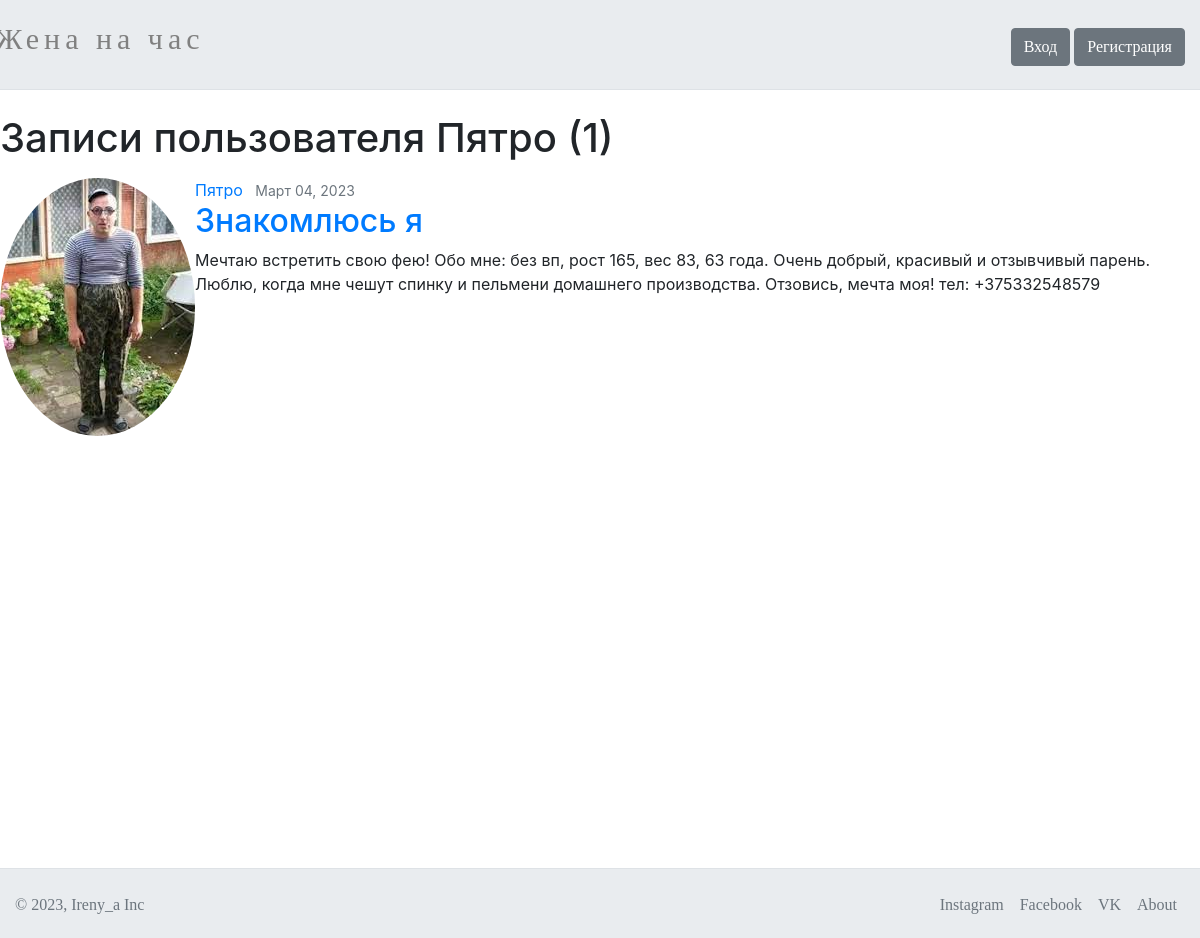
The app's page /user/Пятро with its own data.
### main/models.py (models this page shows, shortened)
class Post(models.Model):
    title = models.CharField(max_length=100)
    content = models.TextField()
    date_posted = models.DateTimeField(default=timezone.now)
    author = models.ForeignKey(User, on_delete=models.CASCADE)

### users/models.py (models this page shows, shortened)
class Profile(models.Model):
    user = models.OneToOneField(User, on_delete=models.CASCADE)
    image = models.ImageField(default='default.jpg', upload_to='profile_pics')

### main/views.py (the view)
# urls.py: path('user/<str:username>', UserPostListView.as_view(), name='user-posts'),
class UserPostListView(ListView):
    model = Post
    template_name = 'main/user_posts.html'
    context_object_name = 'posts'
    paginate_by = 5
    def get_queryset(self):
        user = get_object_or_404(User, username=self.kwargs.get('username'))
        return Post.objects.filter(author=user).order_by('-date_posted')

### templates/main/user_posts.html (shortened to what this page needs)
{% extends "main/base.html" %}
{% block content %}
    <h1 class="mb-3">Записи пользователя {{ view.kwargs.username }} ({{ page_obj.paginator.count }})</h1>
    {% for post in posts %}
        <article class="media content-section">
          <img class="rounded-circle article-img" src="{{ post.author.profile.image.url }}">
          <div class="media-body">
            <div class="article-metadata">
              <a class="mr-2" href="{% url 'user-posts' post.author.username %}">{{ post.author }}</a>
              <small class="text-muted">{{ post.date_posted|date:"F d, Y" }}</small>
            </div>
            <h2><a class="article-title" href="{% url 'post-detail' post.id %}">{{ post.title }}</a></h2>
            <p class="article-content">{{ post.content }}</p>
          </div>
        </article>
    {% endfor %}
{% endblock content %}

### main/static/main/main.css (style rules this page uses)
html { height: 100%; }

### records on screen
Post: author.profile.image (picture), author "Пятро", date_posted "Март 04, 2023", title "Знакомлюсь я", content "Мечтаю встретить свою фею! Обо мне: без вп, рост 165, вес 83, 63 года. Очень добрый, красивый и отзывчивый парень. Люблю, когда мне чешут спинку и пельмени домашнего производства. Отзовись, мечта моя! тел: +375332548579"

### other values on screen
{{ view.kwargs.username }} "Пятро"
{{ page_obj.paginator.count }} "1"
